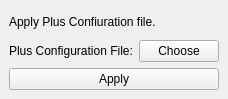
<?xml version="1.0" encoding="UTF-8"?>
<ui version="4.0">
 <class>MhaAdapterController</class>
 <widget class="QWidget" name="MhaAdapterController">
  <property name="geometry">
   <rect>
    <x>0</x>
    <y>0</y>
    <width>186</width>
    <height>99</height>
   </rect>
  </property>
  <property name="windowTitle">
   <string>Mha Adapter Algorithm</string>
  </property>
  <layout class="QGridLayout" name="gridLayout">
   <property name="leftMargin">
    <number>9</number>
   </property>
   <property name="topMargin">
    <number>9</number>
   </property>
   <property name="rightMargin">
    <number>9</number>
   </property>
   <property name="bottomMargin">
    <number>9</number>
   </property>
   <item row="1" column="0">
    <widget class="QLabel" name="label">
     <property name="text">
      <string>Plus Configuration File:</string>
     </property>
    </widget>
   </item>
   <item row="2" column="0" colspan="2">
    <widget class="QPushButton" name="pushButtonApply">
     <property name="text">
      <string>Apply</string>
     </property>
    </widget>
   </item>
   <item row="0" column="0" colspan="2">
    <widget class="QLabel" name="label_2">
     <property name="text">
      <string>Apply Plus Confiuration file.</string>
     </property>
     <property name="wordWrap">
      <bool>true</bool>
     </property>
    </widget>
   </item>
   <item row="1" column="1">
    <widget class="QPushButton" name="pushButtonChoose">
     <property name="text">
      <string>Choose</string>
     </property>
    </widget>
   </item>
  </layout>
 </widget>
 <resources/>
 <connections/>
</ui>
